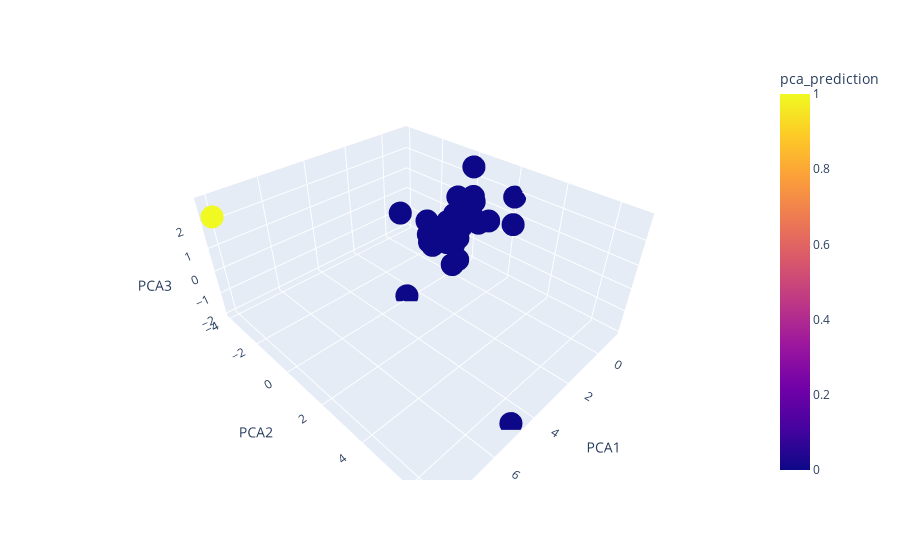

Notebook cell for this chart:
### Code cell
import plotly.express as px
market_pca_prediction_df = market_pca_prediction_df.reset_index()
fig = px.scatter_3d(market_pca_prediction_df, x='PCA1', y='PCA2', z='PCA3' ,
                    color='pca_prediction' , hover_data=['Crypto_names'])

fig.show()

### Figure 1 — Plotly figure (JSON) as saved in the notebook; plotly's stock layout.template omitted (floating-point values rounded to 4 significant figures)
{"data": [{"customdata": [["bitcoin"], ["ethereum"], ["tether"], ["ripple"], ["bitcoin-cash"], ["binancecoin"], ["chainlink"], ["cardano"], ["litecoin"], ["bitcoin-cash-sv"], ["crypto-com-chain"], ["usd-coin"], ["eos"], ["monero"], ["tron"], ["tezos"], ["okb"], ["stellar"], ["cosmos"], ["cdai"], ["neo"], ["wrapped-bitcoin"], ["leo-token"], ["huobi-token"], ["nem"], ["binance-usd"], ["iota"], ["vechain"], ["zcash"], ["theta-token"], ["dash"], ["ethereum-classic"], ["ethlend"], ["maker"], ["havven"], ["omisego"], ["celsius-degree-token"], ["ontology"], ["ftx-token"], ["true-usd"], ["digibyte"]], "hovertemplate": "PCA1=%{x}<br>PCA2=%{y}<br>PCA3=%{z}<br>Crypto_names=%{customdata[0]}<br>pca_prediction=%{marker.color}<extra></extra>", "legendgroup": "", "marker": {"color": [0, 0, 0, 0, 0, 0, 0, 0, 0, 0, 0, 0, 0, 0, 0, 0, 0, 0, 0, 0, 0, 0, 0, 0, 0, 0, 0, 0, 0, 0, 0, 0, 1, 0, 0, 0, 0, 0, 0, 0, 0], "coloraxis": "coloraxis", "symbol": "circle"}, "mode": "markers", "name": "", "scene": "scene", "showlegend": false, "type": "scatter3d", "x": [-0.6007, -0.4583, -0.4331, -0.4718, -1.158, -0.5165, -0.4507, -0.3456, -0.6495, -0.759, -0.2482, -0.4384, -0.6934, 0.0605, -0.3934, -0.7962, 0.06407, -0.489, -0.3063, -0.5135, -0.3621, -0.6043, -0.4133, -0.4075, 0.609, -0.4502, -0.7647, -0.5563, -0.4251, 2.677, -0.6139, -0.5799, 8.089, -0.389, 0.8658, 0.1117, 4.792, -0.6324, -0.5931, -0.4581, -0.2979], "y": [0.8428, 0.4585, -0.1681, -0.2227, 2.041, 1.388, 0.5177, 0.7294, 0.4322, -0.2012, -1.376, -0.1753, -0.4738, 2.909, -0.1082, -0.4944, -1.27, -0.7327, 0.7034, -0.1428, -0.9869, 0.8274, -0.6741, -0.2125, 0.5635, -0.151, -0.5179, -1.938, 0.493, -0.01395, -0.4793, -0.3563, -3.897, 0.165, -2.262, 0.4283, 6.768, -2.108, 0.02148, -0.1357, -0.1911], "z": [0.4616, 0.9529, -0.6418, -0.4791, 1.86, 0.8041, 2.846, 1.478, 0.6003, -0.2177, -1.462, -0.6634, -0.5276, 1.499, -0.01276, 1.083, -1.099, -0.06254, 1.714, -0.6566, -0.7288, 0.4393, -1.077, -0.3514, -1.149, -0.6474, 0.205, -1.262, 1.058, -1.965, 0.3396, -0.1149, 2.301, 0.3794, 0.2756, -1.205, -1.987, -0.6522, 0.2099, -0.6353, -0.9096]}], "layout": {"autosize": true, "coloraxis": {"colorbar": {"title": {"text": "pca_prediction"}}, "colorscale": [[0, "#0d0887"], [0.1111, "#46039f"], [0.2222, "#7201a8"], [0.3333, "#9c179e"], [0.4444, "#bd3786"], [0.5556, "#d8576b"], [0.6667, "#ed7953"], [0.7778, "#fb9f3a"], [0.8889, "#fdca26"], [1, "#f0f921"]]}, "legend": {"tracegroupgap": 0}, "margin": {"t": 60}, "scene": {"aspectmode": "auto", "aspectratio": {"x": 1.184, "y": 1.365, "z": 0.6187}, "domain": {"x": [0, 1], "y": [0, 1]}, "xaxis": {"title": {"text": "PCA1"}, "type": "linear"}, "yaxis": {"title": {"text": "PCA2"}, "type": "linear"}, "zaxis": {"title": {"text": "PCA3"}, "type": "linear"}}}}
